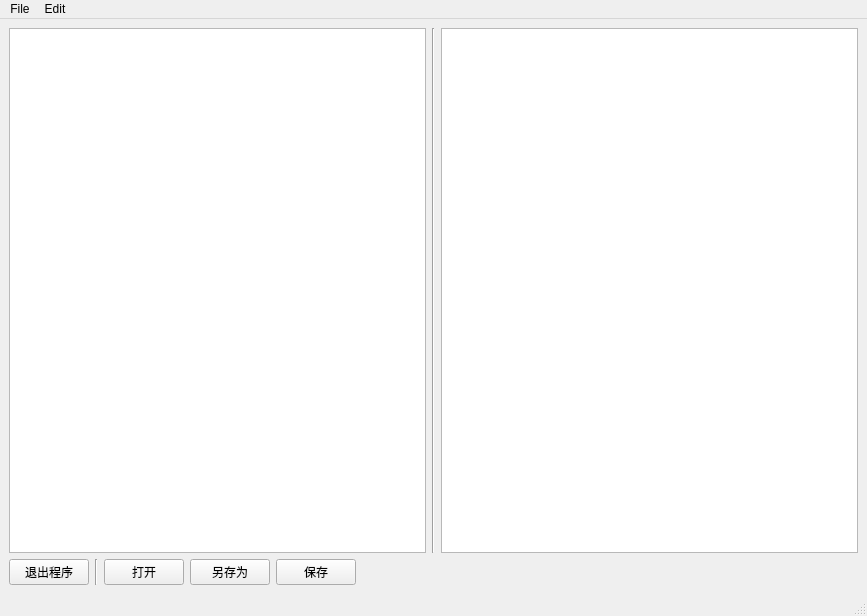
<?xml version="1.0" encoding="UTF-8"?>
<ui version="4.0">
 <class>MainWindow</class>
 <widget class="QMainWindow" name="MainWindow">
  <property name="geometry">
   <rect>
    <x>0</x>
    <y>0</y>
    <width>867</width>
    <height>616</height>
   </rect>
  </property>
  <property name="windowTitle">
   <string>RixJsonEditor</string>
  </property>
  <property name="windowIcon">
   <iconset>
    <normaloff>:/resources/resources/icon.ico</normaloff>
    <normalon>:/resources/resources/icon.ico</normalon>
    <activeoff>:/resources/resources/icon.ico</activeoff>
    <activeon>:/resources/resources/icon.ico</activeon>
    <selectedoff>:/resources/resources/icon.ico</selectedoff>
    <selectedon>:/resources/resources/icon.ico</selectedon>:/resources/resources/icon.ico</iconset>
  </property>
  <property name="dockOptions">
   <set>QMainWindow::AllowTabbedDocks|QMainWindow::AnimatedDocks</set>
  </property>
  <widget class="QWidget" name="centralwidget">
   <property name="sizePolicy">
    <sizepolicy hsizetype="Expanding" vsizetype="Expanding">
     <horstretch>0</horstretch>
     <verstretch>0</verstretch>
    </sizepolicy>
   </property>
   <layout class="QGridLayout" name="gridLayout">
    <item row="0" column="0">
     <layout class="QVBoxLayout" name="verticalLayout">
      <property name="sizeConstraint">
       <enum>QLayout::SetMaximumSize</enum>
      </property>
      <item>
       <layout class="QHBoxLayout" name="horizontalLayout">
        <property name="sizeConstraint">
         <enum>QLayout::SetMinimumSize</enum>
        </property>
        <item>
         <widget class="QTreeView" name="treeView">
          <property name="animated">
           <bool>true</bool>
          </property>
         </widget>
        </item>
        <item>
         <widget class="Line" name="line">
          <property name="orientation">
           <enum>Qt::Vertical</enum>
          </property>
         </widget>
        </item>
        <item>
         <widget class="QTextBrowser" name="textBrowser"/>
        </item>
       </layout>
      </item>
      <item>
       <layout class="QHBoxLayout" name="horizontalLayout_3">
        <item>
         <widget class="QPushButton" name="quitButton">
          <property name="sizePolicy">
           <sizepolicy hsizetype="Maximum" vsizetype="Maximum">
            <horstretch>0</horstretch>
            <verstretch>0</verstretch>
           </sizepolicy>
          </property>
          <property name="text">
           <string>退出程序</string>
          </property>
          <property name="flat">
           <bool>false</bool>
          </property>
         </widget>
        </item>
        <item>
         <widget class="Line" name="line_2">
          <property name="orientation">
           <enum>Qt::Vertical</enum>
          </property>
         </widget>
        </item>
        <item>
         <widget class="QPushButton" name="openButton">
          <property name="sizePolicy">
           <sizepolicy hsizetype="Maximum" vsizetype="Maximum">
            <horstretch>0</horstretch>
            <verstretch>0</verstretch>
           </sizepolicy>
          </property>
          <property name="text">
           <string>打开</string>
          </property>
         </widget>
        </item>
        <item>
         <widget class="QPushButton" name="saveAnotherButton">
          <property name="sizePolicy">
           <sizepolicy hsizetype="Maximum" vsizetype="Maximum">
            <horstretch>0</horstretch>
            <verstretch>0</verstretch>
           </sizepolicy>
          </property>
          <property name="text">
           <string>另存为</string>
          </property>
         </widget>
        </item>
        <item>
         <widget class="QPushButton" name="saveButton">
          <property name="sizePolicy">
           <sizepolicy hsizetype="Maximum" vsizetype="Maximum">
            <horstretch>0</horstretch>
            <verstretch>5</verstretch>
           </sizepolicy>
          </property>
          <property name="text">
           <string>保存</string>
          </property>
         </widget>
        </item>
        <item>
         <spacer name="horizontalSpacer">
          <property name="orientation">
           <enum>Qt::Horizontal</enum>
          </property>
          <property name="sizeHint" stdset="0">
           <size>
            <width>40</width>
            <height>20</height>
           </size>
          </property>
         </spacer>
        </item>
       </layout>
      </item>
     </layout>
    </item>
   </layout>
  </widget>
  <widget class="QMenuBar" name="menubar">
   <property name="geometry">
    <rect>
     <x>0</x>
     <y>0</y>
     <width>867</width>
     <height>23</height>
    </rect>
   </property>
   <widget class="QMenu" name="menuFile">
    <property name="title">
     <string>File</string>
    </property>
    <addaction name="actionOpen_File"/>
    <addaction name="actionSave_File"/>
    <addaction name="actionSave_as"/>
    <addaction name="separator"/>
    <addaction name="actionQuit"/>
   </widget>
   <widget class="QMenu" name="menuEdit">
    <property name="title">
     <string>Edit</string>
    </property>
    <addaction name="actionAdd_item"/>
    <addaction name="actionAddChild"/>
    <addaction name="actionDelete"/>
    <addaction name="separator"/>
    <addaction name="actionExpand_All"/>
    <addaction name="actionCollaps_All"/>
   </widget>
   <addaction name="menuFile"/>
   <addaction name="menuEdit"/>
  </widget>
  <widget class="QStatusBar" name="statusbar"/>
  <action name="actionOpen_File">
   <property name="text">
    <string>Open</string>
   </property>
  </action>
  <action name="actionSave_File">
   <property name="text">
    <string>Save</string>
   </property>
   <property name="shortcut">
    <string>Ctrl+S</string>
   </property>
  </action>
  <action name="actionSave_as">
   <property name="text">
    <string>Save as ...</string>
   </property>
   <property name="shortcut">
    <string>Ctrl+Shift+S</string>
   </property>
  </action>
  <action name="actionQuit">
   <property name="text">
    <string>Quit</string>
   </property>
  </action>
  <action name="actionAdd_item">
   <property name="text">
    <string>Add</string>
   </property>
   <property name="shortcut">
    <string>Ctrl+F</string>
   </property>
  </action>
  <action name="actionDelete">
   <property name="text">
    <string>Delete</string>
   </property>
   <property name="shortcut">
    <string>Ctrl+G</string>
   </property>
  </action>
  <action name="actionExpand_All">
   <property name="text">
    <string>Expand All</string>
   </property>
   <property name="shortcut">
    <string>Ctrl+J</string>
   </property>
  </action>
  <action name="actionCollaps_All">
   <property name="text">
    <string>Collaps All</string>
   </property>
   <property name="shortcut">
    <string>Ctrl+K</string>
   </property>
  </action>
  <action name="actionAddChild">
   <property name="text">
    <string>AddChild</string>
   </property>
  </action>
 </widget>
 <resources/>
 <connections>
  <connection>
   <sender>quitButton</sender>
   <signal>clicked()</signal>
   <receiver>MainWindow</receiver>
   <slot>close()</slot>
   <hints>
    <hint type="sourcelabel">
     <x>220</x>
     <y>376</y>
    </hint>
    <hint type="destinationlabel">
     <x>399</x>
     <y>299</y>
    </hint>
   </hints>
  </connection>
 </connections>
</ui>
